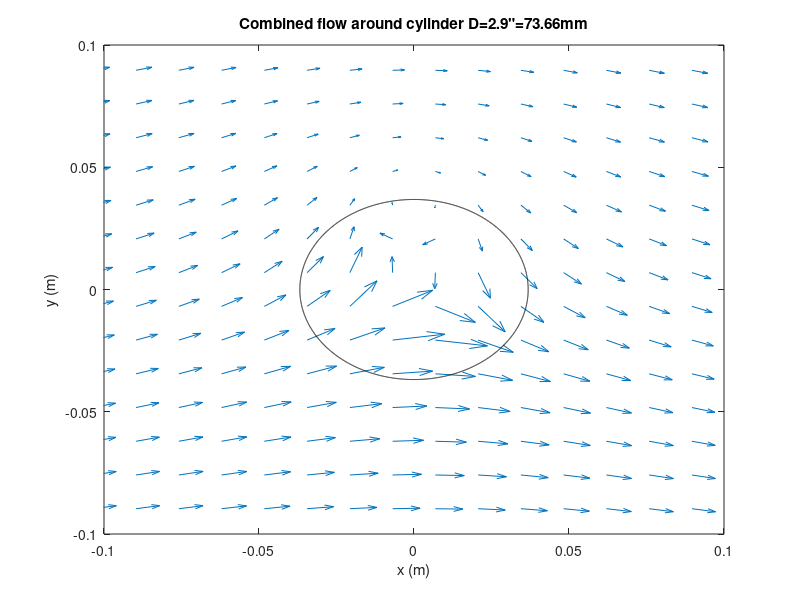

This chart was generated by the following MATLAB code:
function flowplotsAPeterson
%This guy plots some superposed plane flows in CARTESIAN
close all
clear all
clc
%Let's define our stream functions for various elementary flows:

%The uniform flow at angle alph, velocity U
psi_u=@(U,alph,x,y) U*cos(alph)*y - U*sin(alph)*x;

%Irrotational vortex, xirv, yirv, strength K_irv
psi_irv=@(K_irv, xirv, yirv, x, y) -K_irv/(2*pi)*log(sqrt((x-xirv).^2+(y-yirv).^2));

%Doublet, strength L_d, center at xd, yd
psi_d=@(L_d, xd, yd, x, y) -L_d*sin(atan((y-yd)./(x-xd)))./36.83; %sqrt((x-xd).^2+(y-yd).^2);

%The above functions may be linearly superposed, and then velocity fields
%may be extracted by taking apropos partial derivatives.  Let's define our
%control panel of terms and our domain of interest:

K_irv=10; %strength
L_d=0.06104; %lamda
U=45; %m/s
alph=0; %angle of flow
% q_dot_sc=2;
% q_dot_sk=1;


%for doublet and vortex centers?
xirv=0;
yirv=0;
xd=0;
yd=0;

%USE AN EVEN NUMBER OF POINTS TO AVOID ZEROS!
xmin=-.2;
xmax=-xmin;
ymin=-.2;
ymax=-ymin;
x=linspace(xmin,xmax,30);
y=linspace(ymax,ymin,30);

%Let's superpose a sink at (1,0), a source at (-1,0), and uniform flow
%along the x-axis.  We'll need to map this FOR EACH x,y PAIR ON OUR DOMAIN!
%We'll make our stream function psi_c, for compound, since psi is already a
%MATLAB fxn.

% xsc=-0.5;
% ysc=0;
% xsk=0.5;
% ysk=0;

%Initialise psi_c, u, v
psi_c=zeros(length(y),length(x));
u=psi_c;
v=u;
for i=1:length(x)
    for j=1:length(y)
        psi_c(j,i)= psi_u(U, alph, x(i), y(j)) +...
                    psi_irv(K_irv, xirv, yirv, x(i), y(j)) +...
                    psi_d(L_d, xd, yd, x(i), y(j));
                
    end
end

%Now take the partials of the stream fxn
for i=2:length(x)-1
    for j=2:length(y)-1
        u(j,i)=-(psi_c(j+1,i)-psi_c(j-1,i))/(y(j-1)-y(j+1));    %Signs are funny because y gets smaller as j increases
        v(j,i)=(psi_c(j,i+1)-psi_c(j,i-1))/(x(i+1)-x(i-1));
    end
end
figure(1)
quiver(x,y,u,v)

title('Combined flow around cylinder D=2.9"=73.66mm')
xlabel('x (m)')
ylabel('y (m)')
axis([-.1 .1 -.1 .1])
hold on
circle(0,0,0.07366/2) %see attached function 

end


function circle(x,y,r)
%x and y are the coordinates of the center of the circle
%r is the radius of the circle
%0.01 is the angle step, bigger values will draw the circle faster but
%you might notice imperfections (not very smooth)
ang=0:0.001:2*pi; 
xp=r*cos(ang);
yp=r*sin(ang);
plot(x+xp,y+yp,'k');
end








